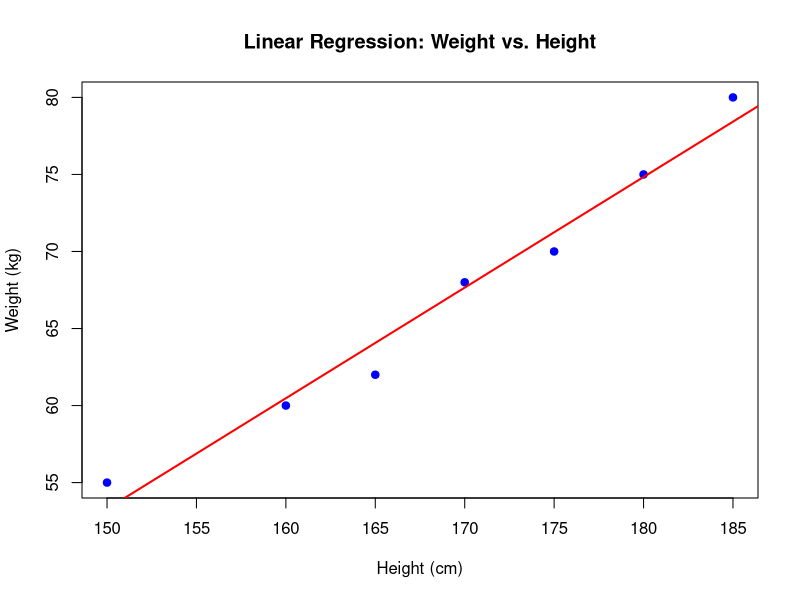

This figure's R source:
# Sample data 
heights <- c(150, 160, 165, 170, 175, 180, 185) 
weights <- c(55, 60, 62, 68, 70, 75, 80) 
# Create a data frame 
data <- data.frame(heights, weights) 
# Fit a linear regression model 
linear_model <- lm(weights ~ heights, data = data) 
# Print the summary of the model 
print(summary(linear_model)) 
# Plotting the data and regression line 
plot(data$heights, data$weights, 
     main = "Linear Regression: Weight vs. Height", 
     xlab = "Height (cm)", 
     ylab = "Weight (kg)", 
     pch = 19, col = "blue") 
# Add regression line 
abline(linear_model, col = "red", lwd = 2) 
